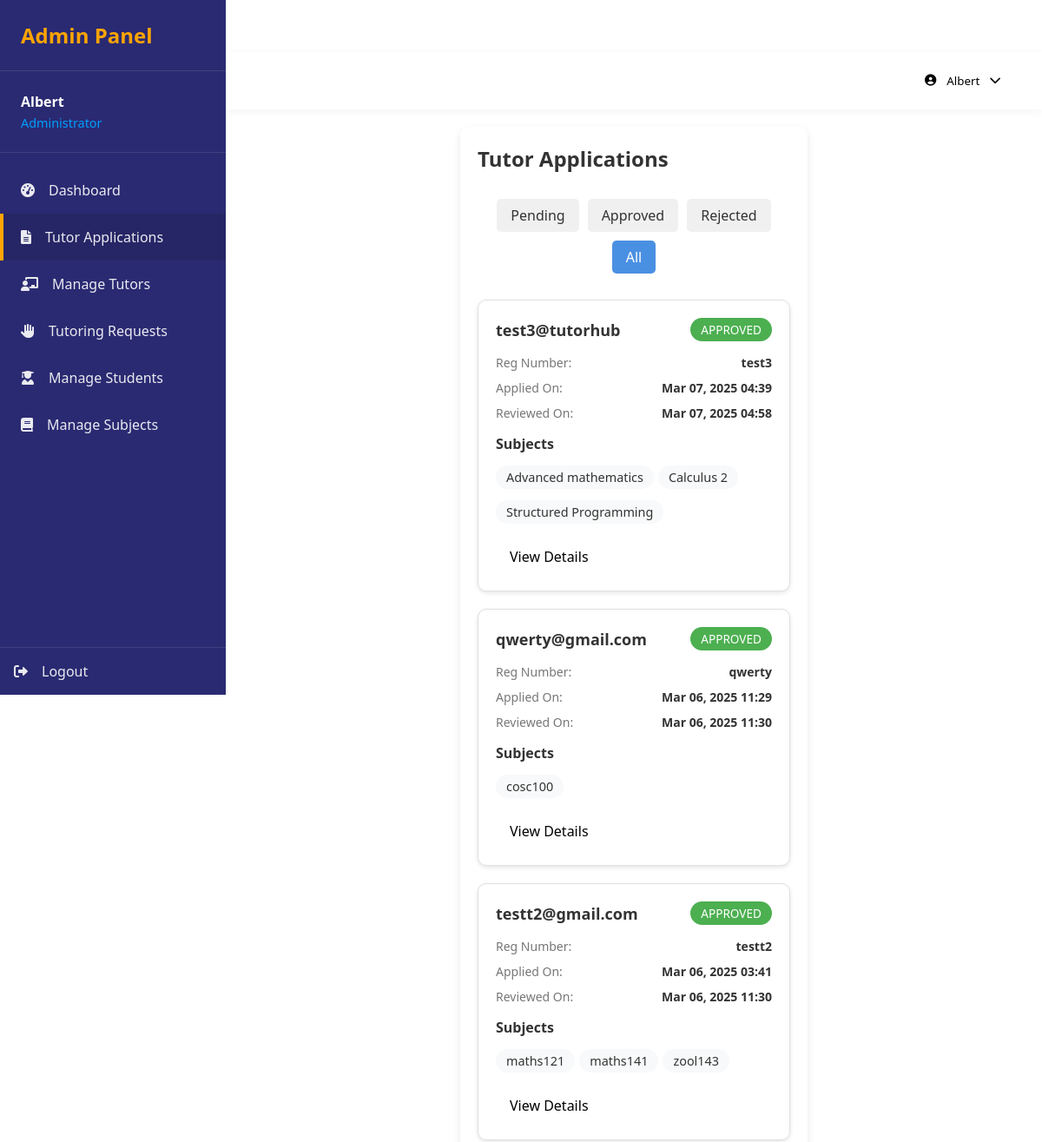
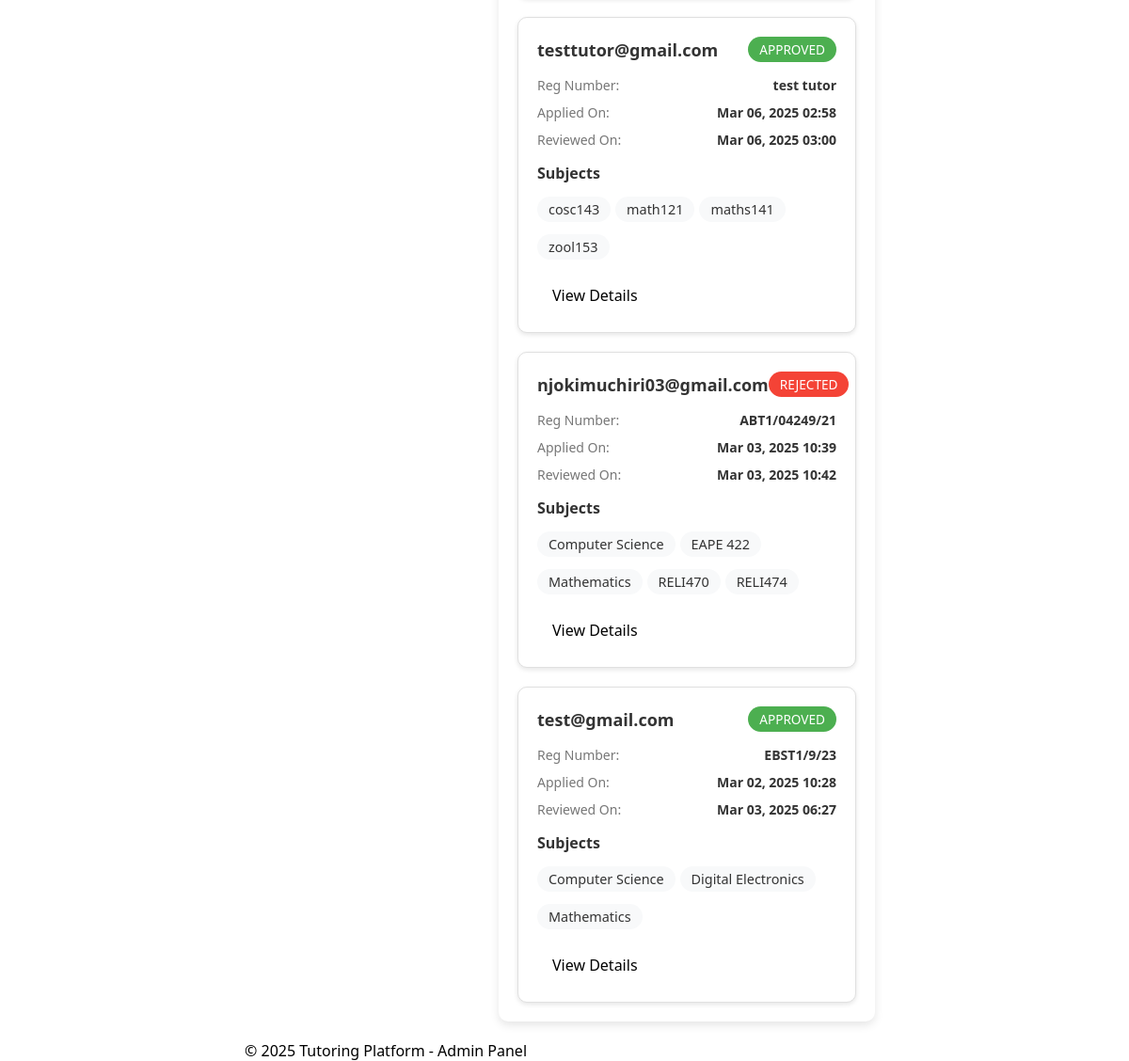
The app's page /admin/applications.php?status=all (signed in) with its own data (2 pictures, top to bottom).
### tables this page shows
CREATE TABLE `tutor_applications` (
  `application_id` int(11) NOT NULL,
  `tutor_id` int(11) NOT NULL,
  `transcript_path` varchar(255) NOT NULL,
  `status` enum('pending','approved','rejected') DEFAULT 'pending',
  `submitted_at` timestamp NOT NULL DEFAULT current_timestamp(),
  `reviewed_at` timestamp NOT NULL DEFAULT current_timestamp()
);

CREATE TABLE `users` (
  `user_id` int(11) NOT NULL,
  `role` enum('student','tutor') NOT NULL,
  `reg_number` varchar(20) NOT NULL,
  `password` varchar(255) NOT NULL,
  `email` varchar(255) NOT NULL,
  `phone` varchar(15) NOT NULL,
  `year_of_study` int(11) DEFAULT NULL,
  `semester` int(11) DEFAULT NULL,
  `profile_pic` varchar(255) DEFAULT NULL,
  `is_authorized` tinyint(1) DEFAULT 0,
  `created_at` timestamp NOT NULL DEFAULT current_timestamp()
);

CREATE TABLE `tutor_subjects` (
  `tutor_id` int(11) NOT NULL,
  `subject_name` varchar(100) NOT NULL
);

### admin/applications.php (the view, shortened to what this page needs)
<?php
require_once '../includes/config.php';
$status_filter = isset($_GET['status']) ? $_GET['status'] : 'pending';
$query = "
    SELECT a.*, u.email, u.reg_number, u.year_of_study
    FROM tutor_applications a
    JOIN users u ON a.tutor_id = u.user_id
";
if ($status_filter !== 'all') {
    $query .= " WHERE a.status = ?";
    $params = [$status_filter];
} else {
    $params = [];
}
$query .= " ORDER BY a.submitted_at DESC";
$stmt = $pdo->prepare($query);
$stmt->execute($params);
$applications = $stmt->fetchAll();
include 'includes/admin-header.php';
?>
<div class="admin-container">
    <div class="page-header">
        <h1>Tutor Applications</h1>
        <div class="filter-controls">
            <a href="?status=pending" class="filter-btn <?php echo $status_filter === 'pending' ? 'active' : ''; ?>">Pending</a>
            <a href="?status=approved" class="filter-btn <?php echo $status_filter === 'approved' ? 'active' : ''; ?>">Approved</a>
            <a href="?status=rejected" class="filter-btn <?php echo $status_filter === 'rejected' ? 'active' : ''; ?>">Rejected</a>
            <a href="?status=all" class="filter-btn <?php echo $status_filter === 'all' ? 'active' : ''; ?>">All</a>
        </div>
    </div>
    <div class="applications-container">
        <?php if (count($applications) > 0): ?>
            <?php foreach ($applications as $app): ?>
                <div class="application-card">
                    <div class="application-header">
                        <h3><?php echo htmlspecialchars($app['email']); ?></h3>
                        <span class="status-badge <?php echo $app['status']; ?>">
                            <?php echo ucfirst($app['status']); ?>
                        </span>
                    </div>
                    <div class="application-details">
                        <div class="detail-item">
                            <span class="label">Reg Number:</span>
                            <span class="value"><?php echo htmlspecialchars($app['reg_number']); ?></span>
                        </div>
                        <div class="detail-item">
                            <span class="label">Applied On:</span>
                            <span class="value"><?php echo date('M d, Y H:i', strtotime($app['submitted_at'])); ?></span>
                        </div>
                        <?php if ($app['status'] !== 'pending'): ?>
                        <div class="detail-item">
                            <span class="label">Reviewed On:</span>
                            <span class="value"><?php echo date('M d, Y H:i', strtotime($app['reviewed_at'])); ?></span>
                        </div>
                        <?php endif; ?>
                    </div>
                    <div class="application-subjects">
                        <h4>Subjects</h4>
                        <div class="subjects-list">
                            <?php
                            $stmt = $pdo->prepare("SELECT subject_name FROM tutor_subjects WHERE tutor_id = ?");
                            $stmt->execute([$app['tutor_id']]);
                            $subjects = $stmt->fetchAll();
                            foreach ($subjects as $subject) {
                                echo '<span class="subject-tag">' . htmlspecialchars($subject['subject_name']) . '</span>';
                            }
                            ?>
                        </div>
                    </div>
                    <div class="application-actions">
                        <a href="review-application.php?id=<?php echo $app['application_id']; ?>" class="btn-secondary">
                            <?php echo $app['status'] === 'pending' ? 'Review' : 'View Details'; ?>
                        </a>
                    </div>
                </div>
            <?php endforeach; ?>
        <?php else: ?>
            <div class="no-results">
                <p>No <?php echo $status_filter; ?> applications found.</p>
            </div>
        <?php endif; ?>
    </div>
</div>
<?php include 'includes/admin-footer.php'; ?>

### admin/includes/admin-header.php (shortened to what this page needs)
<!DOCTYPE html>
<html lang="en">
<head>
    <link rel="stylesheet" href="css/admin-style.css">
    <link rel="stylesheet" href="https://cdnjs.cloudflare.com/ajax/libs/font-awesome/6.0.0/css/all.min.css">
</head>
<body>
    <aside class="admin-sidebar">
        <div class="sidebar-header">
            <h1>Admin Panel</h1>
        </div>
        <div class="admin-profile">
            <div class="profile-info">
                <span class="admin-name"><?php echo $_SESSION['admin_name']; ?></span>
                <span class="admin-role">Administrator</span>
            </div>
        </div>
        <nav class="sidebar-nav">
            <ul>
                <li>
                    <a href="dashboard.php" class="<?php echo basename($_SERVER['PHP_SELF']) == 'dashboard.php' ? 'active' : ''; ?>">
                        <i class="fas fa-tachometer-alt"></i>
                        <span>Dashboard</span>
                    </a>
                </li>
                <li>
                    <a href="applications.php" class="<?php echo basename($_SERVER['PHP_SELF']) == 'applications.php' ? 'active' : ''; ?>">
                        <i class="fas fa-file-alt"></i>
                        <span>Tutor Applications</span>
                    </a>
                </li>
                <li>
                    <a href="tutors.php" class="<?php echo basename($_SERVER['PHP_SELF']) == 'tutors.php' ? 'active' : ''; ?>">
                        <i class="fas fa-chalkboard-teacher"></i>
                        <span>Manage Tutors</span>
                    </a>
                </li>
                <li>
                    <a href="requests.php" class="<?php echo basename($_SERVER['PHP_SELF']) == 'requests.php' ? 'active' : ''; ?>">
                        <i class="fas fa-hand-paper"></i>
                        <span>Tutoring Requests</span>
                    </a>
                </li>
                <li>
                    <a href="students.php" class="<?php echo basename($_SERVER['PHP_SELF']) == 'students.php' ? 'active' : ''; ?>">
                        <i class="fas fa-user-graduate"></i>
                        <span>Manage Students</span>
                    </a>
                </li>
                <li>
                    <a href="subjects.php" class="<?php echo basename($_SERVER['PHP_SELF']) == 'subjects.php' ? 'active' : ''; ?>">
                        <i class="fas fa-book"></i>
                        <span>Manage Subjects</span>
                    </a>
                </li>
            </ul>
        </nav>
        <div class="sidebar-footer">
            <a href="logout.php" class="logout-btn">
                <i class="fas fa-sign-out-alt"></i>
                <span>Logout</span>
            </a>
        </div>
    </aside>
    <div class="admin-content">
        <header class="admin-header">
            <div class="header-right">
                <div class="admin-dropdown">
                    <button class="dropdown-btn">
                        <i class="fas fa-user-circle"></i>
                        <span><?php echo $_SESSION['admin_name']; ?></span>
                        <i class="fas fa-chevron-down"></i>
                    </button>
                </div>
            </div>
        </header>

### admin/includes/admin-footer.php (shortened to what this page needs)
<footer class="admin-footer">
            <div class="container">
                <div class="footer-content">
                    <p>&copy; <?php echo date('Y'); ?> Tutoring Platform - Admin Panel</p>
                </div>
            </div>
        </footer>
    </div>
</body>
</html>

### records on screen
tutor_applications: tutor.email "test3@tutorhub", status "APPROVED", tutor.reg_number "test3", submitted_at "Mar 07, 2025 04:39", reviewed_at "Mar 07, 2025 04:58", shows "View Details"
tutor_subjects: subject_name "Advanced mathematics"
tutor_subjects: subject_name "Calculus 2"
tutor_subjects: subject_name "Structured Programming"
tutor_applications: tutor.email "qwerty@gmail.com", status "APPROVED", tutor.reg_number "qwerty", submitted_at "Mar 06, 2025 11:29", reviewed_at "Mar 06, 2025 11:30", shows "View Details"
tutor_subjects: subject_name "cosc100"
tutor_applications: tutor.email "testt2@gmail.com", status "APPROVED", tutor.reg_number "testt2", submitted_at "Mar 06, 2025 03:41", reviewed_at "Mar 06, 2025 11:30", shows "View Details"
tutor_subjects: subject_name "maths121"
tutor_subjects: subject_name "maths141"
tutor_subjects: subject_name "zool143"
tutor_applications: tutor.email "testtutor@gmail.com", status "APPROVED", tutor.reg_number "test tutor", submitted_at "Mar 06, 2025 02:58", reviewed_at "Mar 06, 2025 03:00", shows "View Details"
tutor_subjects: subject_name "cosc143"
tutor_subjects: subject_name "math121"
tutor_subjects: subject_name "zool153"
tutor_applications: tutor.email "njokimuchiri03@gmail.com", status "REJECTED", tutor.reg_number "ABT1/04249/21", submitted_at "Mar 03, 2025 10:39", reviewed_at "Mar 03, 2025 10:42", shows "View Details"
tutor_subjects: subject_name "Computer Science"
tutor_subjects: subject_name "EAPE 422"
tutor_subjects: subject_name "Mathematics"
tutor_subjects: subject_name "RELI470"
tutor_subjects: subject_name "RELI474"
tutor_applications: tutor.email "test@gmail.com", status "APPROVED", tutor.reg_number "EBST1/9/23", submitted_at "Mar 02, 2025 10:28", reviewed_at "Mar 03, 2025 06:27", shows "View Details"
tutor_subjects: subject_name "Digital Electronics"

### other values on screen
$_SESSION['admin_name'] "Albert"
